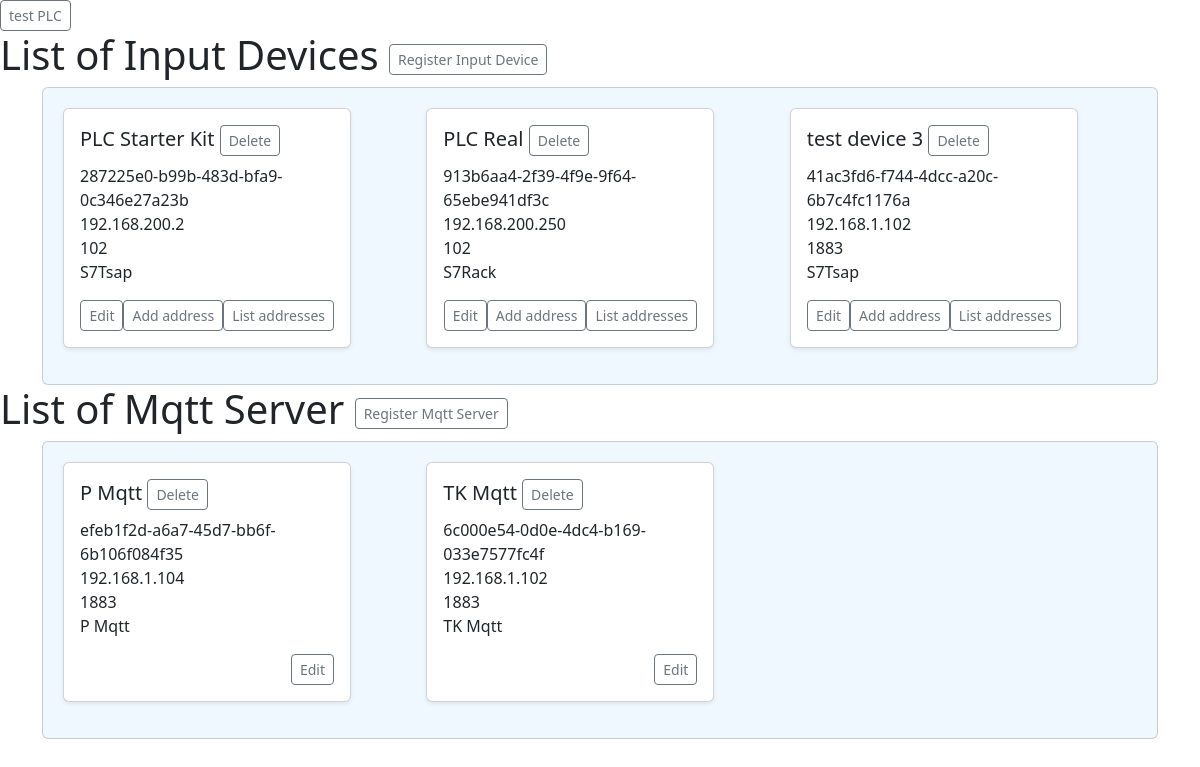
Before: / with the older database file.
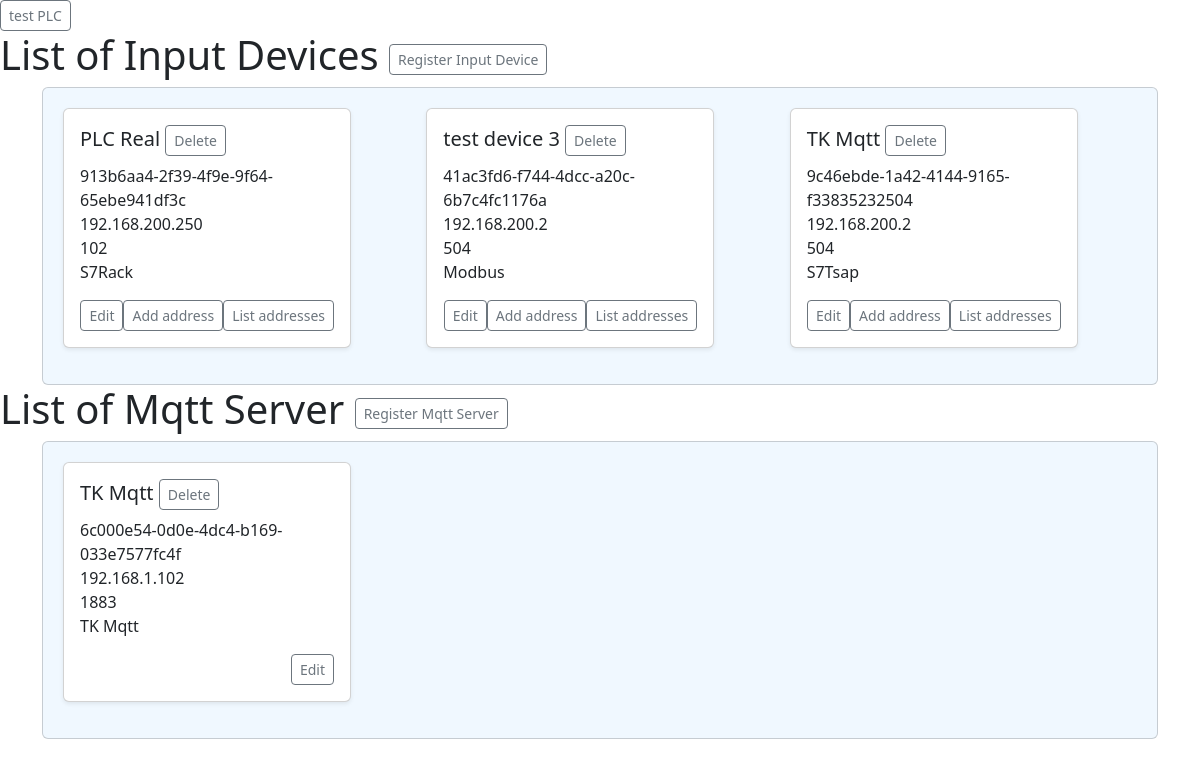
After: the same page with the newer database file.
### iiot/models.py (models this page shows, shortened)
class InputDevices(models.Model):
    device_id=models.UUIDField(primary_key=True,default=uuid.uuid4,unique=True)
    device_name=models.CharField(max_length=24)
    ip_address=models.GenericIPAddressField(max_length=24)
    port=models.IntegerField()
    rack=models.IntegerField(default=1)
    slot=models.IntegerField(default=1)
    device_protocol=models.CharField(max_length=10,choices=plc_protocols,default="S7Tsap")

class MqttServers(models.Model):
    id=models.UUIDField(primary_key=True,default=uuid.uuid4)
    device_name=models.CharField(max_length=24)
    ip_address=models.GenericIPAddressField(max_length=24)
    port=models.IntegerField()
    mqtt_user_name=models.CharField(max_length=24)
    mqtt_password=models.CharField(max_length=24)

### iiot/views.py (the view)
# urls.py: path("", views.listDevices,name='ListDevices'),
def listDevices(request):
    inputDevices=InputDevices.objects.all()
    mqttServers=MqttServers.objects.all()
    context={
         'inputDevices':inputDevices,
         'mqttServers':mqttServers
     }
    return render(request,"iiot/listDevices.html",context)

### iiot/templates/iiot/listDevices.html
{% extends 'base/base.html' %}
{% load crispy_forms_tags %}
{% block 'body' %}
<a href="{% url 'test'  %}" type="button" class="btn btn-sm btn-outline-secondary">test PLC</a>
    <div>
    <h1>List of Input Devices
        <a href="{% url 'RegisterInput'  %}" type="button" class="btn btn-sm btn-outline-secondary">Register Input Device</a>
    </h1>
    </div>
    <div class="container">
        <div class="card overflow-auto" style="background-color: #f0f8ff; padding: 20px;">
            <div class="row row-cols-1 row-cols-sm-2 row-cols-md-3 g-3">
                {% for dev in inputDevices %}
                <div class="col">
                    {% include "components/listing_InputDevices.html" %}
                </div>
                {% endfor %}
            </div>
        </div>
    </div>
    <div>
        <h1>List of Mqtt Server <a href="{% url 'RegMqtt'  %}" type="button" class="btn btn-sm btn-outline-secondary">Register Mqtt Server</a>
        </h1>
        </div>
    <div class="container">
        <div class="card overflow-auto" style="background-color: #f0f8ff; padding: 20px;">
            <div class="row row-cols-1 row-cols-sm-2 row-cols-md-3 g-3">
            {% for dev in mqttServers %}
            <div class="col">
                {% include "components/listing_MqttServers.html" %}
            </div>
            {% endfor %}
        </div>
    </div>
    </div>
{% endblock %}

### iiot/templates/base/base.html (shortened to what this page needs)
<!DOCTYPE html>
<html lang="en">
<head>
    <link href="https://cdn.jsdelivr.net/npm/bootstrap@5.3.3/dist/css/bootstrap.min.css" rel="stylesheet">
</head>
<body>
    {% block 'body' %}
    {% endblock %}
</body>
</html>

### iiot/templates/components/listing_InputDevices.html
<div class="card shadow-sm mb-3" style="max-width: 18rem;">
    <div class="card-body">
        <h5 class="card-title">{{dev.device_name}}
            <a href="{% url 'RemoveInputDevice'  device_id=dev.device_id %}" type="button" class="btn btn-sm btn-outline-secondary">Delete</a>
        </h5>
        <ul class="list-unstyled mb-3">
            <li>{{dev.device_id}}</li>
            <li>{{dev.ip_address}}</li> <li>{{dev.port}}</li>
            <li>{{dev.device_protocol}}</li>
        </ul>
        <div class="d-flex justify-content-end">
            <a href="{% url 'EditInput' device_id=dev.device_id %}" type="button" class="btn btn-sm btn-outline-secondary">Edit</a>
            <a href="{% url 'RegInputAddress' device_id=dev.device_id %}" type="button" class="btn btn-sm btn-outline-secondary">Add address</a>
            <a href="{% url 'ListInputAddress' %}" type="button" class="btn btn-sm btn-outline-secondary">List addresses</a>
        </div>
    </div>
</div>

### iiot/templates/components/listing_MqttServers.html
<div class="card shadow-sm mb-3" style="max-width: 18rem;">
    <div class="card-body">
        <h5 class="card-title">{{dev.device_name}}
            <a href="{% url 'RemoveMqtt'  id=dev.id %}" type="button" class="btn btn-sm btn-outline-secondary">Delete</a>
        </h5>
        <ul class="list-unstyled mb-3">
            <li>{{dev.id}}</li>
            <li>{{dev.ip_address}}</li> <li>{{dev.port}}</li>
            <li>{{dev.device_name}}</li>
        </ul>
        <div class="d-flex justify-content-end">
            <a href="{% url 'EditMqtt'  id=dev.id %}" type="button" class="btn btn-sm btn-outline-secondary">Edit</a>
        </div>
    </div>
</div>

Changed rows visible on the page:
removed InputDevices: device_name "PLC Starter Kit", device_id "287225e0-b99b-483d-bfa9-0c346e27a23b", ip_address "192.168.200.2", port "102", device_protocol "S7Tsap"
removed MqttServers: device_name "P Mqtt", id "efeb1f2d-a6a7-45d7-bb6f-6b106f084f35", ip_address "192.168.1.104", port "1883"
changed InputDevices "test device 3": ip_address "192.168.1.102" → "192.168.200.2"; port "1883" → "504"; device_protocol "S7Tsap" → "Modbus"
added InputDevices: device_name "TK Mqtt", device_id "9c46ebde-1a42-4144-9165-f33835232504", ip_address "192.168.200.2", port "504", device_protocol "S7Tsap"
